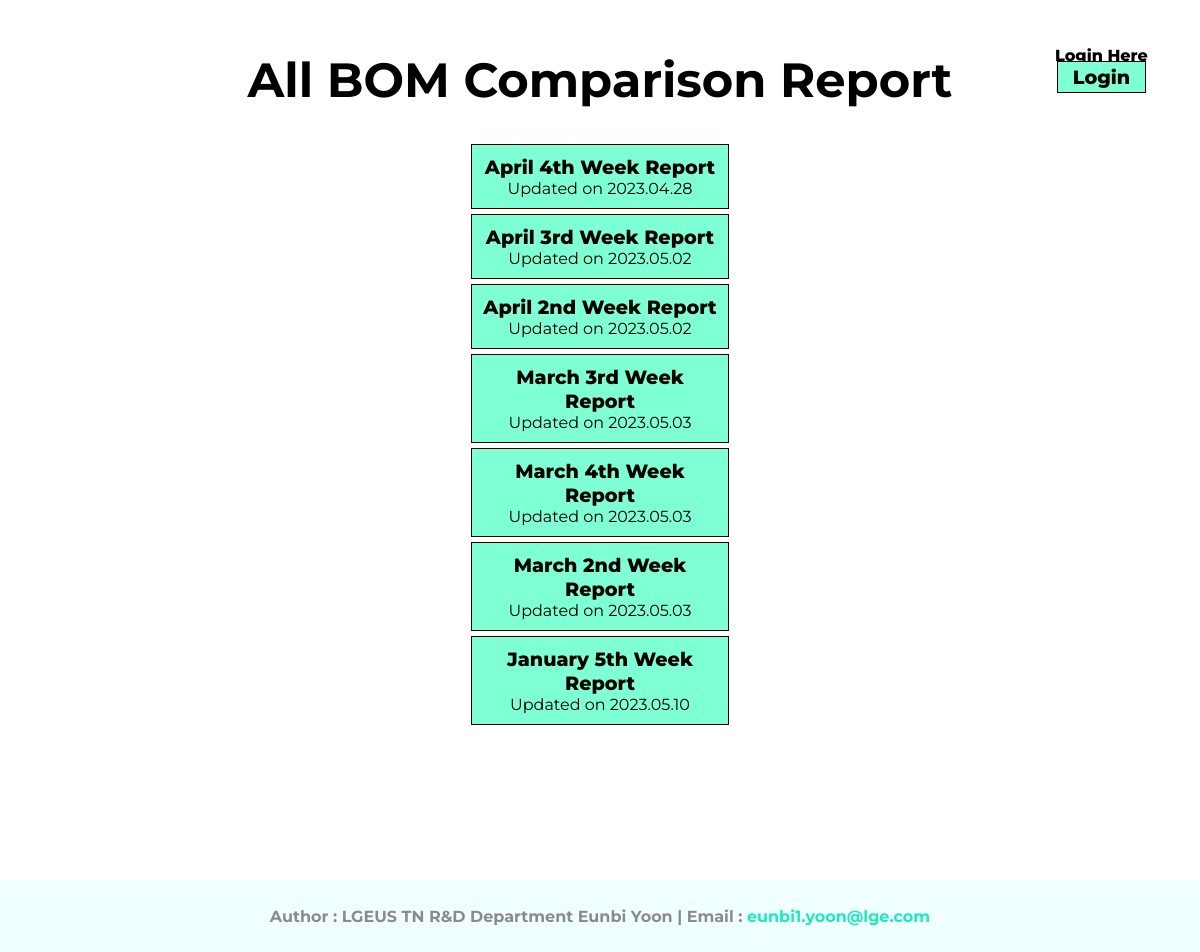
The app's page /bom-comparison/ with its own data.
### report/models.py (models this page shows, shortened)
class Category(models.Model):
    title=models.CharField(max_length=255)
    slug=models.SlugField()
    class Meta:
        verbose_name_plural='  1) Categories'

class Post(models.Model):
    category=models.ForeignKey(Category, related_name='post_model', on_delete=models.CASCADE)
    slug=models.SlugField()
    author=models.ForeignKey(User, related_name='post_user',on_delete=models.CASCADE)
    title=models.CharField(max_length=255)
    date_added=models.DateTimeField(auto_now_add=True)
    class Meta:
        verbose_name_plural='  2) Posts'

### report/views.py (the view)
# urls.py: path('<slug:slug>/', categoryView, name='category_url'),
def categoryView(request, slug):
    category=Category.objects.get(slug=slug)
    context={
        'category_pair':category
    }
    return render(request,'category.html', context)

### templates/category.html (shortened to what this page needs)
{% extends 'base.html' %}
{% block name %}<div class="category-name">All {{ category_pair.title }} Report</div>{% endblock %}
{% block container %}
    <div class="category">
        {% for cat in category_pair.post_model.all %}
            <a href="{% url 'detail_url' cat.slug cat.id%}">
                <div class="category-detail">
                    <div class="title">{{ cat.title }} Report</div>
                    <div class="date">Updated on {{ cat.date_added|date:"Y.m.d" }}</div>
                </div>
            </a>
        {% endfor %}
    </div>
{% endblock %}

### statics/css/style3.css (style rules this page uses)
body { margin:auto; font-family: 'Montserrat'; overflow-y: scroll; min-height:100%; display: flex; flex-direction: column; }
.category { text-align: center; margin-top:30px; }
.category-name { text-align: center; font-size: 3rem; }
.category a { text-decoration:none; margin-top: 50px;; }
.category .category-detail { background-color:aquamarine; color:black; margin: auto; border:1px solid black; width:30%; margin:5px auto; padding:10px; font-size:1rem }
.category .category-detail .title { font-size: 1.2rem; font-weight: 800; }

### records on screen
Category: title "BOM Comparison"
Post: title "April 4th Week", date_added "2023.04.28"
Post: title "April 3rd Week", date_added "2023.05.02"
Post: title "April 2nd Week", date_added "2023.05.02"
Post: title "March 3rd Week", date_added "2023.05.03"
Post: title "March 4th Week", date_added "2023.05.03"
Post: title "March 2nd Week", date_added "2023.05.03"
Post: title "January 5th Week", date_added "2023.05.10"
